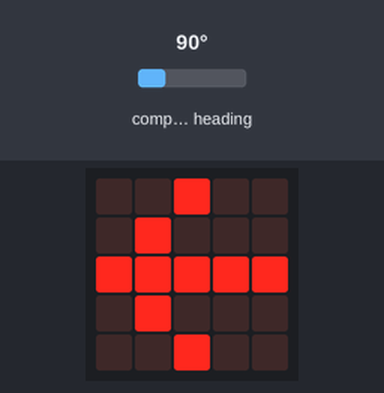
Bench run of a program on a simulated BBC micro:bit (MakeCode). On the bench: the board's 5×5 LED display. The inputs (shaded band) are chosen by the test bench; at power-on: compass heading 90°. The compass is already calibrated.

Above: at 1.2 s.
1.3 s: compass heading set to 7°
At 2.7 s:
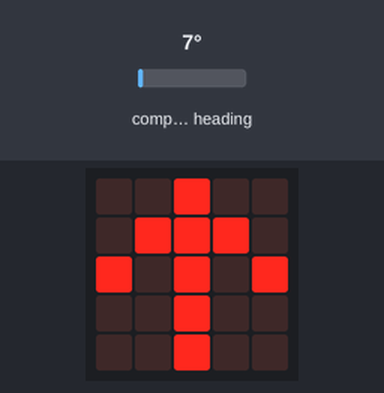
3.0 s: compass heading set to 180°
At 3.7 s:
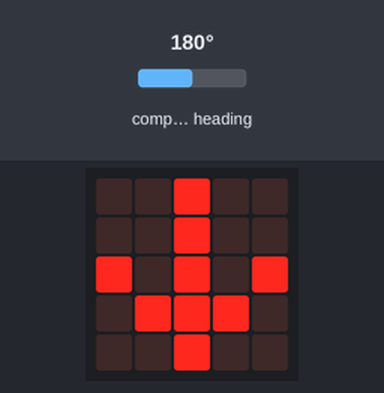
4.6 s: compass heading set to 269°
At 5.8 s:
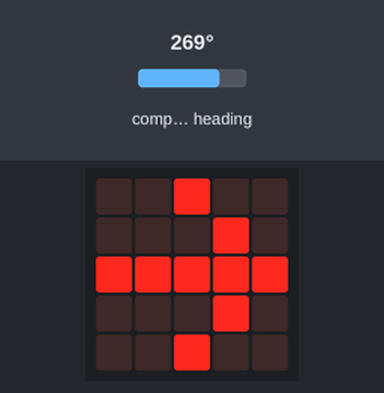
6.1 s: compass heading set to 90°
At 6.8 s:
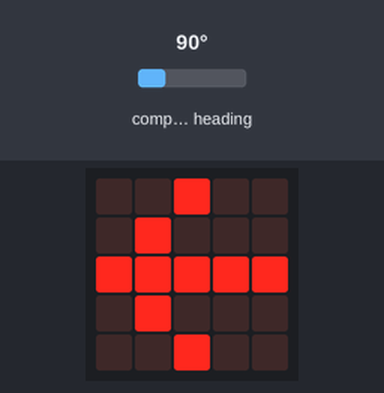
7.7 s: compass heading set to 352°
At 9.0 s:
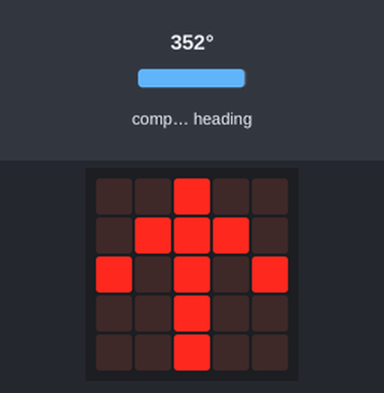
Timing chart, 0 to 10.3 s (numbered marks = the images above; inputs shaded):
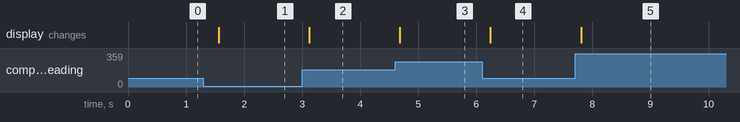

Measured:
- after the input at 1.3 s, the display: changes after 0.26 s (image 1)
- after the input at 3.0 s, the display: changes after 0.12 s (image 2)
- after the input at 4.6 s, the display: changes after 0.08 s (image 3)
- after the input at 6.1 s, the display: changes after 0.14 s (image 4)
- after the input at 7.7 s, the display: changes after 0.10 s (image 5)

The program:

main.ts
```typescript
// Automatically generated. Do not edit directly.
let arrows_array: Image[] = [];

// 起動時に配列を初期化
arrows_array = [
    // 0: N (北)
    images.arrowImage(ArrowNames.North),
    // 1: NNW (北北西)
    images.createImage(`
        # # # . .
        # # . . .
        # . # . .
        . . . # .
        . . . # .
    `),
    // 2: NW (北西)
    images.arrowImage(ArrowNames.NorthWest),
    // 3: WNW (西北西)
    images.createImage(`
        # # # . .
        # # . . .
        # . # . .
        . . . # #
        . . . . .
    `),
    // 4: W (西)
    images.arrowImage(ArrowNames.West),
    // 5: WSW (西南西)
    images.createImage(`
        . . . . .
        . . . # #
        # . # . .
        # # . . .
        # # # . .
    `),
    // 6: SW (南西)
    images.arrowImage(ArrowNames.SouthWest),
    // 7: SSW (南南西)
    images.createImage(`
        . . . # .
        . . . # .
        # . # . .
        # # . . .
        # # # . .
    `),
    // 8: S (南)
    images.arrowImage(ArrowNames.South),
    // 9: SSE (南南東)
    images.createImage(`
        . # . . .
        . # . . .
        . . # . #
        . . . # #
        . . # # #
    `),
    // 10: SE (南東)
    images.arrowImage(ArrowNames.SouthEast),
    // 11: ESE (東南東)
    images.createImage(`
        . . . . .
        # # . . .
        . . # . #
        . . . # #
        . . # # #
    `),
    // 12: E (東)
    images.arrowImage(ArrowNames.East),
    // 13: ENE (東北東)
    images.createImage(`
        . . # # #
        . . . # #
        . . # . #
        # # . . .
        . . . . .
    `),
    // 14: NE (北東)
    images.arrowImage(ArrowNames.NorthEast),
    // 15: NNE (北北東)
    images.createImage(`
        . . # # #
        . . . # #
        . . # . #
        . # . . .
        . # . . .
    `)
];

function getDirectionIndex(degrees: number): number {
    // 角度を [0, 360) の範囲に正規化（負の角度や 360度以上の値にも対応）
    const normalized = ((degrees % 360) + 360) % 360;
    // 22.5度刻みで四捨五入し、16等分したインデックスを求める
    return Math.round(normalized / 22.5) % 16;
}

basic.forever(function () {
    let degrees = input.compassHeading()
    let index = getDirectionIndex(degrees)
    arrows_array[index].showImage(0)
    basic.pause(100)
})
```
